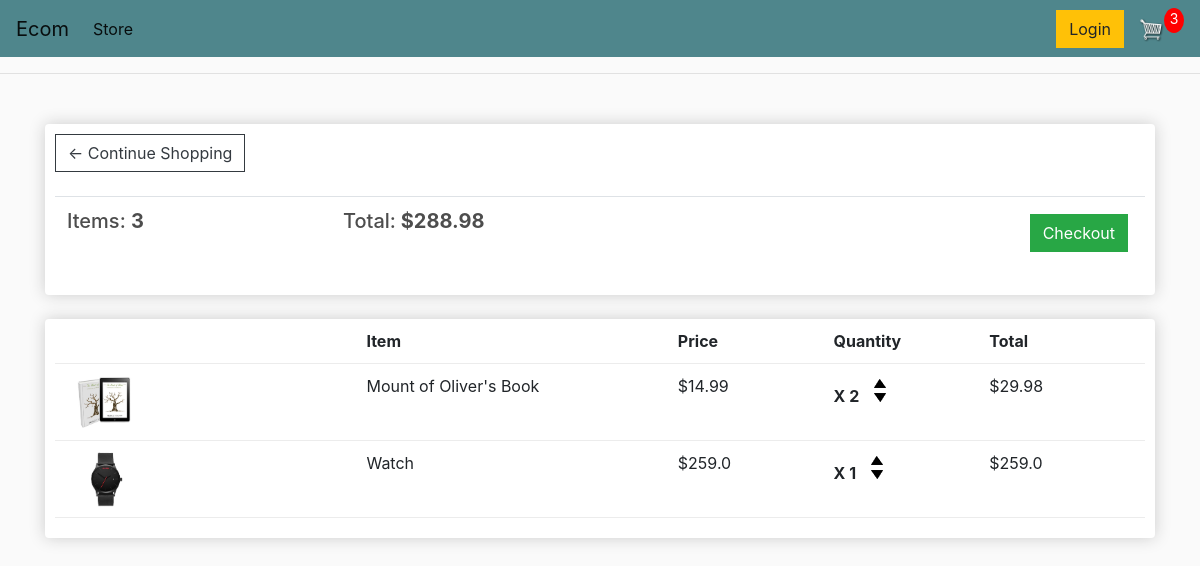
The app's page /cart/ (signed in) with its own data.
### store/models.py (models this page shows, shortened)
class Order(models.Model):
    customer = models.ForeignKey(Customer, on_delete=models.SET_NULL, null=True, blank=True)
    date_ordered = models.DateTimeField(auto_now_add=True)
    complete = models.BooleanField(default=False)
    transaction_id = models.CharField(max_length=100, null=True)
    @property
    def get_cart_total(self):
        orderitems = self.orderitem_set.all()
        total=sum([item.get_total for item in orderitems])
        return total
    @property
    def get_cart_items(self):
        orderitems = self.orderitem_set.all()
        total=sum([item.quantity for item in orderitems])
        return total

class OrderItem(models.Model):
    product = models.ForeignKey(Product, on_delete=models.SET_NULL, null=True)
    order = models.ForeignKey(Order, on_delete=models.SET_NULL, null=True)
    quantity = models.IntegerField(default=0, null=True, blank=True)
    date_added = models.DateTimeField(auto_now_add=True)
    @property
    def get_total(self):
        total=self.product.price*self.quantity
        return total

class Product(models.Model):
    name = models.CharField(max_length=200)
    price = models.FloatField()
    digital = models.BooleanField(default=False,null=True, blank=True)
    image = models.ImageField(null=True,blank=True)
    @property
    def imageURL(self):
        try:
            url=self.image.url
        except:
            url=''
        return url

### store/views.py (the view)
# urls.py: path('cart/',views.cart,name="cart"),
def cart(request):
    if request.user.is_authenticated:
        customer = request.user.customer
        order, created = Order.objects.get_or_create(customer=customer, complete=False)
        items = order.orderitem_set.all()
        cartItems = order.get_cart_items
    else:
        items=[]
        order={'get_cart_total':0,'get_cart_items':0}
        cartItems = order['get_cart_items']
    context = {'items':items,'order':order,'cartItems':cartItems}
    return render(request,'store/cart.html', context)

### store/templates/store/cart.html
{% extends 'store/main.html' %}
{% load static %}
{% block content %}
    <div class="row">
        <div class="col-lg-12">
            <div class="box-element">
                <a  class="btn btn-outline-dark" href="{% url 'store' %}">&#x2190; Continue Shopping</a>
                <br>
                <br>
                <table class="table">
                    <tr>
                        <th><h5>Items: <strong>{{order.get_cart_items}}</strong></h5></th>
                        <th><h5>Total:<strong> ${{order.get_cart_total}}</strong></h5></th>
                        <th>
                            <a  style="float:right; margin:5px;" class="btn btn-success" href="{% url 'checkout' %}">Checkout</a>
                        </th>
                    </tr>
                </table>
            </div>
            <br>
            <div class="box-element">
                <div class="cart-row">
                    <div style="flex:2"></div>
                    <div style="flex:2"><strong>Item</strong></div>
                    <div style="flex:1"><strong>Price</strong></div>
                    <div style="flex:1"><strong>Quantity</strong></div>
                    <div style="flex:1"><strong>Total</strong></div>
                </div>
                {% for item in items %}
                <div class="cart-row">
                    <div style="flex:2"><img class="row-image" src="{{ item.product.imageURL }}"></div>
                    <div style="flex:2"><p>{{ item.product.name }}</p></div>
                    <div style="flex:1"><p>${{ item.product.price }}</p></div>
                    <div style="flex:1">
                        <p class="quantity">X {{item.quantity}}</p>
                        <div class="quantity">
                            <img class="chg-quantity" src="{% static  'images/arrow-up.png' %}">
                            <img class="chg-quantity" src="{% static  'images/arrow-down.png' %}">
                        </div>
                    </div>
                    <div style="flex:1"><p>${{item.get_total}}</p></div>
                </div>
                {% endfor %}
            </div>
        </div>
    </div>
{% endblock content %}

### static/css/main.css (style rules this page uses)
body { background-color: hsl(0, 0%, 98%); }
h1,h2,h3,h4,h5,h6 { color:hsl(0, 0%, 30%); }
.box-element { box-shadow:hsl(0, 0%, 80%) 0 0 16px; background-color: #fff; border-radius: 4px; padding: 10px; }
.col-lg-4, .col-lg-6, .col-lg-8, .col-lg-12 { margin-top: 10px; }
.btn { border-radius: 0; }
.row-image { width: 100px; }
.cart-row { display: flex; align-items: flex-stretch; padding-bottom: 10px; margin-bottom: 10px; border-bottom: 1px solid #ececec; }
.quantity { display: inline-block; font-weight: 700; padding-right:10px; }
.chg-quantity { width: 12px; cursor: pointer; display: block; margin-top: 5px; transition:.1s; }

### records on screen
Order: get_cart_items "3", get_cart_total "288.98"
OrderItem: product.imageURL (picture), product.name "Mount of Oliver's Book", product.price "14.99", quantity "2", get_total "29.98"
OrderItem: product.imageURL (picture), product.name "Watch", product.price "259.0", quantity "1", get_total "259.0"

### other values on screen
{{ cartItems }} "3"
